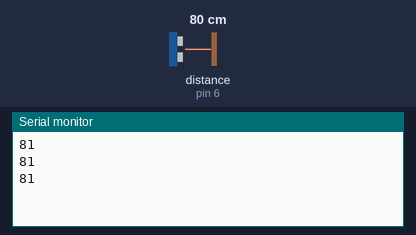
Simulated run of this sketch. Board: Arduino Uno, built with avr-gcc and run on an emulated ATmega328P. On the bench: the last lines printed to the serial monitor. Inputs (shaded band) come from the test bench; at power-on: distance to the obstacle (sensor on pin 6) 80 cm. The echo pulse lasts 58.3 µs per cm.

Above: at 1.4 s.
1.5 s: distance to the obstacle (sensor on pin 6) set to 34 cm
At 2.2 s:
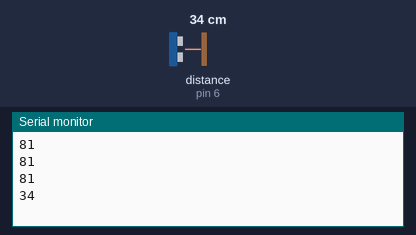
3.0 s: distance to the obstacle (sensor on pin 6) set to 28 cm
At 3.8 s:
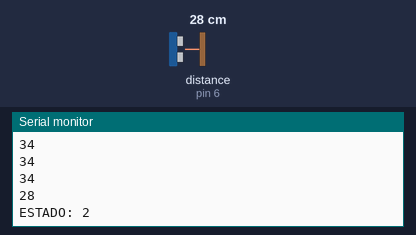
Timing chart, 0 to 6.0 s (numbered marks = the images above; inputs shaded):
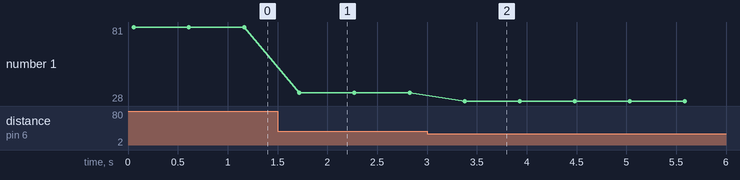

The sketch:

arduino_processing_musica.ino
```cpp
//VERSIÓN DE CHATGPT

#include <NewPing.h>

#define TRIGGER_PIN 7
#define ECHO_PIN 6

#define MAX_DISTANCE 200 // Ajusta este valor según tus necesidades (en centímetros)
#define MOVEMENT_THRESHOLD 30 // Ajusta este valor para determinar el umbral de movimiento

NewPing sonar(TRIGGER_PIN, ECHO_PIN, MAX_DISTANCE);

int estado = 1; // Variable para llevar el control de los estados

void setup() {
  Serial.begin(9600);
}

void loop() {
  delay(50); // Pequeña pausa para mejorar la precisión de la medición

  unsigned int distancia = sonar.ping_cm();
  Serial.println(distancia); // Envía la distancia por el puerto serie

  if (distancia <= MOVEMENT_THRESHOLD) {
    // Incrementa el estado cada vez que se detecta movimiento
    estado++;
    Serial.print("ESTADO: ");
    Serial.println(estado);
  }

  delay(500); // Ajusta este valor según la frecuencia de detección de movimiento
}
```

Measured:
- the behaviour switches between 31 and 30 cm on distance to the obstacle (sensor on pin 6) (found by bisection; images 1 and 2)
- after the input at 1.5 s, the serial monitor: prints a new line after 0.22 s (image 1)
- after the input at 3.0 s, the serial monitor: prints a new line after 0.38 s (image 2)
- plotted number 1: 81 → 34 after the input at 1.5 s, 34 → 28 after the input at 3.0 s
